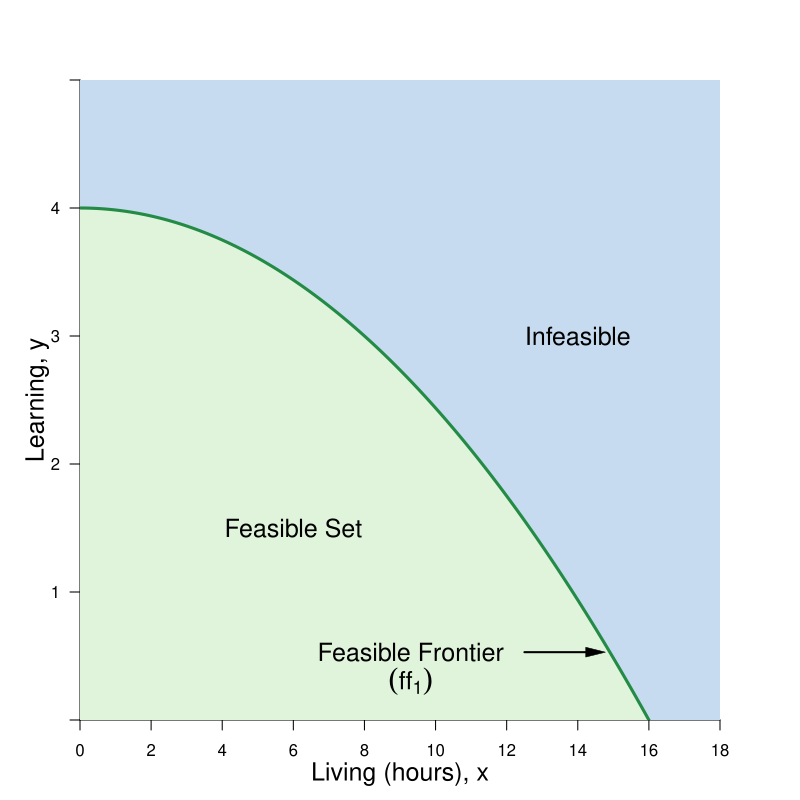

Recreate this plot in R.
#Graph Designer: Simon Halliday
#Authors: Bowles, Foley and Halliday
#Title: Coordination, Conflict and Competition: A Text in Microeconomics

library(shape)
pdf(file = "constrained_optimization/feasible_shaded_new.pdf", width = 8, height = 8)

#Set parameters for graphics
axislabelsize <- 1.5
labelsize <- 1.1
graphlinewidth <- 3
segmentlinewidth <- 2

COL <- c("#7fc97f", "#beaed4", "#fdc086", "#ffff99", "#386cb0", "#f0027f", "#bf5b17", "#666666")
COLA <- c("#e0f3db", "#99d8c9","#66c2a4","#41ae76", "#238b45", "#005824")
COLB <- c("#c6dbef", "#4eb3d3", "#2b8cbe", "#0868ac","#084081")

#Edited the margins to cater for the larger LHS labels
par(mar =  c(4, 4, 4, 4))

#Change this to make it log of l 

# ppf <- function(l, k = 0.5) {
#   k * (1/l)
# }

ppf <- function(x, k = 1.058868, maxx = 17) {
  k*(log(maxx -  x))
}

ppf2 <- function(x, slope = 1/64, bary = 4) {
  bary - slope *x^2
}


uFn <- function(x, y, alpha = 0.3){
  (x^alpha)*(y^(1-alpha))
}

ylims <- c(0, 5)
xlims <- c(0, 18)

npts <- 501 
x <- seq(xlims[1], xlims[2], length.out = npts)
y <- seq(ylims[1], ylims[2], length.out = npts) 
#a <- c(3.5, 4.58, 5.5) #alpha = 0.5
#a <- c(3, 3.9, 5) #alpha = 0.4
a <- c(2.58, 3.38, 4.28) #alpha = 0.3

plot(0, 0, xlim = xlims, ylim = ylims, type = "n",
     xlab = expression(paste("")),
     ylab = expression(paste("")), 
     xaxt = "n", 
     yaxt = "n", 
     cex.lab = axislabelsize, 
     bty = "n", 
     xaxs="i", 
     yaxs="i"
)


# ticksy <- seq(from = 0, to = ylims[2], by = 1)
# ylabels <- seq(from = 0, to = ylims[2], by = 1)
ticksx <- seq(from = 0, to = xlims[2], by = 2)
xlabels <- seq(from = 0, to = xlims[2], by = 2)
ticksy <- c(ylims[1], 1, 2, 3, 4, ylims[2])
ylabels <- c(NA, 1, 2, 3, 4, NA)
# ticksx <- c(xlims[1], 5.25, 8.944272, xlims[2])
# xlabels <- c(NA, expression(paste(x,"*")), expression(paste(bar(x))), NA)

axis(1, at = ticksx, pos = 0, labels = xlabels)
axis(2, at = ticksy, pos = 0, labels = ylabels, las = 1)

npts <- 500 
xx1 <- seq(xlims[1], xlims[2], length.out = npts)
xx2 <- seq(0, xlims[2], length.out = npts)
xx3 <- seq(xlims[1], 0, length.out = npts)
xx4 <- seq(-11, 0, length.out = npts)

#Draw the polygon for shading the feasible set
xpoly1 <- seq(from = xlims[1], to = 16, length.out = 500)
ypoly1 <- ppf2(xpoly1)
polygon(x = c(xpoly1, xpoly1[1]), y = c(ypoly1, rev(ypoly1)[1]), col=COLA[1], density=NULL, border = NA)
polygon(x = c(xlims[2], xlims[2], rev(xpoly1), 0),
        y = c(ylims[2], 0, rev(ypoly1), ylims[2]), 
        col=COLB[1], density=NULL, border = NA)


#Draw the graphs
lines(xx1, ppf2(xx1), col = COLA[5], lwd = graphlinewidth)
#lines(xx2, fishProd(xx2, k = 2), col = COLB[3], lwd = graphlinewidth)
#lines(xx3, feasibleLabor(xx3, time = 10), col = COL[3], lwd = graphlinewidth)
#lines(xx4, manufactureProd(xx4, k = 0.1, alpha = 2), col = COLB[4], lwd = graphlinewidth)

#Label the feasible frontier
text(9.3, 0.53, expression("Feasible Frontier"), cex = axislabelsize)
text(9.3, 0.3, expression(paste((ff[1]) )), cex = axislabelsize)
Arrows(12.5, 0.53, 14.5, 0.53, col = "black", lty = 1, lwd = 2, arr.type = "triangle", arr.lwd = 0.5)

text(6, 1.5, expression("Feasible Set"), cex = axislabelsize)
text(14, 3, expression("Infeasible"), cex = axislabelsize)

#Axis labels
mtext(expression(paste("Living (hours), ", x)), side = 1, line = 2.5, cex = axislabelsize)
text(-1.2, 0.5*ylims[2], expression(paste("Learning, ", y)), xpd = TRUE, cex = axislabelsize, srt = 90) 

#Add mrs = mrt at i
# text(8, 2.8, expression(paste(mrs(x,y) == mrt(x,y))), cex = labelsize)
# Arrows(8, 2.75, 8, 2.45, col = "black", lty = 1, lwd = 2, arr.type = "triangle", arr.lwd = 0.5)

#Label the indifference curves
# text(17, 1, expression(u[1]^A), cex = labelsize)
# text(17, 1.55, expression(u[2]^A), cex = labelsize)
# text(17, 2.25, expression(u[3]^A), cex = labelsize)

#Annotate max u point on feasibility frontier
# text(8.4, ppf(8) + 0.1, expression(paste(i)), cex = labelsize)
# segments(8, 0, 8, ppf(x = 8), lty = 2, col = "gray", lwd = segmentlinewidth)
# segments(0, ppf(x = 8), 8, ppf(x = 8), lty = 2, col = "gray", lwd = segmentlinewidth)
# points(8, ppf(x = 8), pch = 16, col = "black", cex = 1.5)
# 
# text(2.4, ppf(2) + 0.1, expression(paste(a)), cex = labelsize)
# segments(2, 0, 2, ppf(x = 2), lty = 2, col = "gray", lwd = segmentlinewidth)
# segments(0, ppf(x = 2), 2, ppf(x = 2), lty = 2, col = "gray", lwd = segmentlinewidth)
# points(2, ppf(x = 2), pch = 16, col = "black", cex = 1.5)
# 
# 
# text(14.15, ppf(13.75) + 0.1, expression(paste(b)), cex = labelsize)
# segments(13.75, 0, 13.75, ppf(x = 13.75), lty = 2, col = "gray", lwd = segmentlinewidth)
# segments(0, ppf(x = 13.75), 13.75, ppf(x = 13.75), lty = 2, col = "gray", lwd = segmentlinewidth)
# points(13.75, ppf(x = 13.75), pch = 16, col = "black", cex = 1.5)



dev.off()
